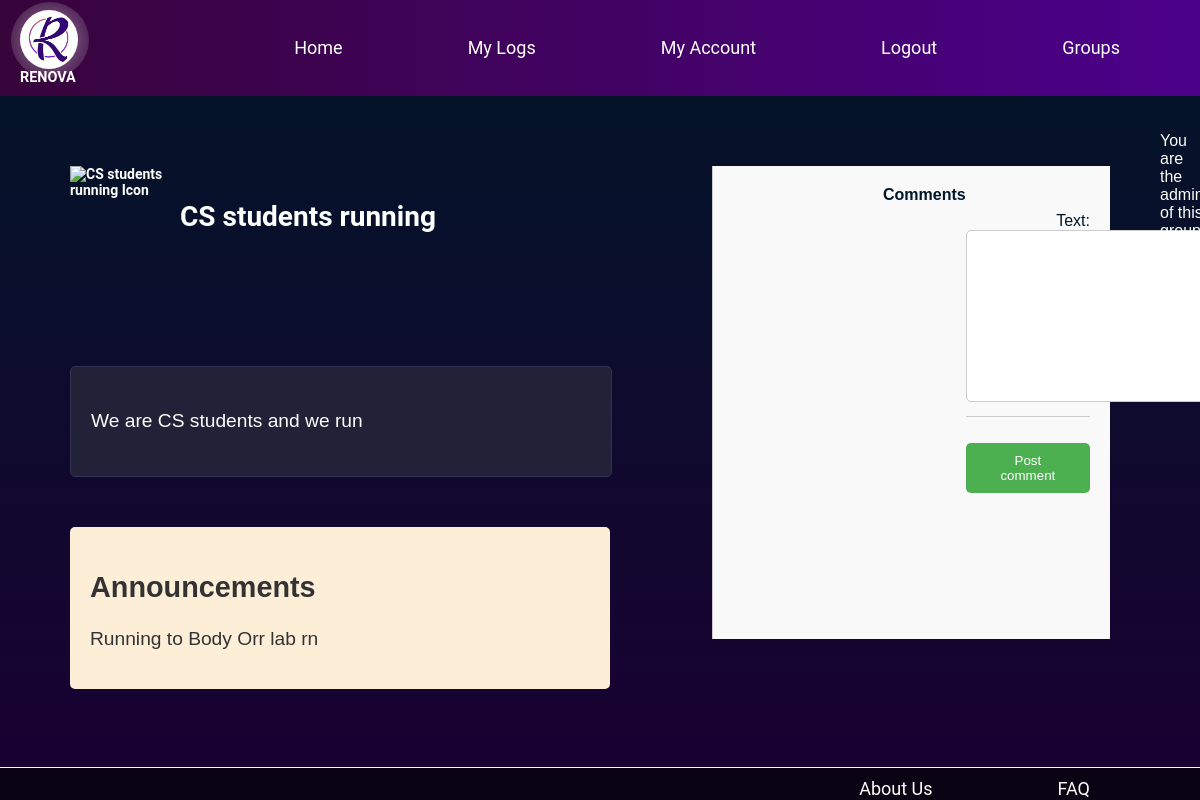
/renova/groups/cs-students-running/ (signed in), run on an earlier commit of the app's database.
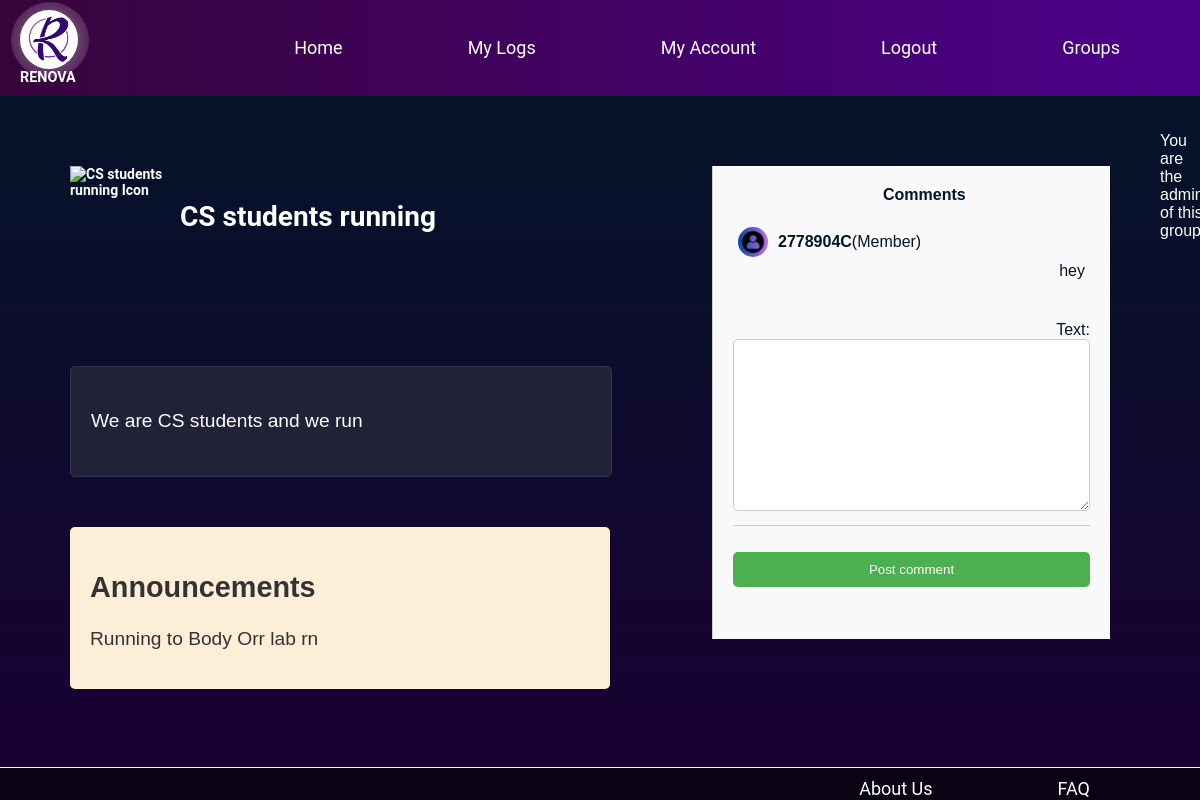
And on a later commit of the database.
### renova/models.py (models this page shows, shortened)
class Comment(models.Model):
    group = models.ForeignKey(Group, on_delete=models.CASCADE, related_name='comments')
    user = models.ForeignKey(User, on_delete=models.CASCADE)
    text = models.TextField()
    creation_date = models.DateField(default=timezone.now)
    likes = models.PositiveIntegerField(default=0)

class UserProfile(models.Model):
    user = models.OneToOneField(User, on_delete=models.CASCADE)
    picture = models.ImageField(upload_to='profile_images', blank = True, default='media/profile_images/default.jpg')

### renova/views.py (the view, shortened to what this page needs)
# urls.py: path('groups/<slug:group_name_slug>/', views.group, name='group'),
@login_required
def group(request, group_name_slug=None):
    context_dict = {}
    try:
        group = Group.objects.get(slug=group_name_slug)
        context_dict['group'] = group
        context_dict['form'] = CommentForm()
    except Group.DoesNotExist:
        context_dict['group'] = None
    if group_name_slug:
        return render(request, 'renova/group.html', context_dict)
    else:
        return HttpResponse("Group not found")

### renova/forms.py
class CommentForm(forms.ModelForm):
    class Meta:
        model = Comment
        fields = ['text']

### templates/renova/group.html (shortened to what this page needs)
{% extends "base.html" %}
{% load static %}
{% block content %}
    {% if group %}
        <div class="container">
            <div class="columns">
                <div id="group-logo">
                    {% if group.icon %}
                        <img src="{{ group.icon.url }}" alt="{{ group.name }} Icon">
                    {% else %}
                        <img alt="{{ group.name }} Icon">
                    {% endif %}
                    <h1>{{ group.name }}</h1>
                </div>
                <div id="group-description">
                    <p>{{ group.description }}</p>
                </div>
                <div id="group-announcements">
                    <h2>Announcements</h2>
                    <p>{{ group.announcements }}</p>
                </div>
            </div>
            <div class="comment-section rightalign leftline">
                <b><div class="leftalign">Comments</div></b>
                {% for comment in group.comments.all %}
                    <div class="comment">
                        <br>
                        <br>
                        <div class="comment-user">
                            <img class="profile-pic" src="{{ comment.user.userprofile.picture.url }}" alt="{{ comment.user.username }}'s Profile Picture" width="30" height="30">
                            <strong>{{ comment.user.username }}</strong>{% if comment.user == group.admin %} (Admin){% else %} (Member) {% endif %}
                        </div>
                        <div class="comment-text">
                            {{ comment.text }}
                        </div>
                    </div>
                {% endfor %}
                {% if request.user == group.admin or request.user in group.members.all %}
                    <form method="post">
                        {{ form.as_p }}
                        <button type="submit">Post comment</button>
                    </form>
                {% endif %}
            </div>
            {% if request.user == group.admin %}
                <p>You are the admin of this group.</p>
            {% elif request.user in group.members.all %}
                <form method="post" action="{% url 'renova:leave_group' group.slug %}">
                    {% csrf_token %}
                    <button type="submit">Leave Group</button>
                </form>
            {% else %}
                <form method="post" action="{% url 'renova:join_group' group.slug %}">
                    {% csrf_token %}
                    <button type="submit">Join Group</button>
                </form>
            {% endif %}
        </div>
    {% else %}
        <p>Group not found.</p>
    {% endif %}
{% endblock %}

What changed in the data, as far as the page shows it:
added Comment: user.userprofile.picture (placeholder picture), user.username "2778904C", shows "(Member)", text "hey"
